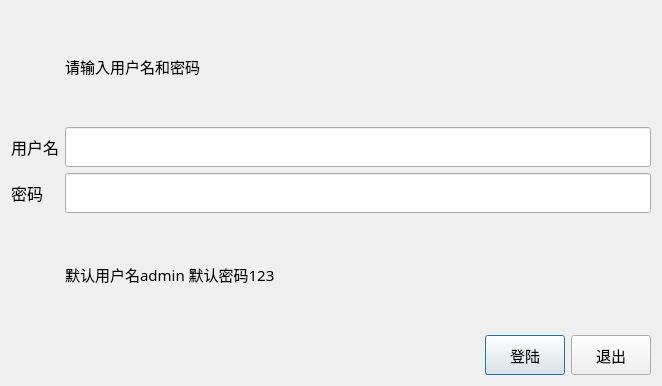
<?xml version="1.0" encoding="UTF-8"?>
<ui version="4.0">
 <class>Dialog</class>
 <widget class="QDialog" name="Dialog">
  <property name="geometry">
   <rect>
    <x>0</x>
    <y>0</y>
    <width>662</width>
    <height>386</height>
   </rect>
  </property>
  <property name="windowTitle">
   <string>登陆窗口</string>
  </property>
  <property name="styleSheet">
   <string notr="true"/>
  </property>
  <layout class="QGridLayout" name="gridLayout">
   <item row="0" column="0">
    <layout class="QGridLayout" name="gridLayout_3">
     <item row="4" column="0">
      <widget class="QLabel" name="label_2">
       <property name="font">
        <font>
         <family>Microsoft YaHei</family>
         <pointsize>12</pointsize>
        </font>
       </property>
       <property name="text">
        <string>密码</string>
       </property>
      </widget>
     </item>
     <item row="3" column="0">
      <widget class="QLabel" name="label">
       <property name="font">
        <font>
         <family>Microsoft YaHei</family>
         <pointsize>12</pointsize>
        </font>
       </property>
       <property name="text">
        <string>用户名</string>
       </property>
      </widget>
     </item>
     <item row="3" column="1">
      <widget class="QLineEdit" name="nameinput">
       <property name="minimumSize">
        <size>
         <width>0</width>
         <height>40</height>
        </size>
       </property>
      </widget>
     </item>
     <item row="4" column="1">
      <widget class="QLineEdit" name="passwordinput">
       <property name="minimumSize">
        <size>
         <width>0</width>
         <height>40</height>
        </size>
       </property>
       <property name="contextMenuPolicy">
        <enum>Qt::DefaultContextMenu</enum>
       </property>
      </widget>
     </item>
     <item row="5" column="1">
      <widget class="QLabel" name="label_3">
       <property name="font">
        <font>
         <family>Microsoft YaHei</family>
         <pointsize>11</pointsize>
        </font>
       </property>
       <property name="text">
        <string>默认用户名admin 默认密码123</string>
       </property>
      </widget>
     </item>
     <item row="6" column="1">
      <layout class="QHBoxLayout" name="horizontalLayout">
       <item>
        <spacer name="horizontalSpacer">
         <property name="orientation">
          <enum>Qt::Horizontal</enum>
         </property>
         <property name="sizeHint" stdset="0">
          <size>
           <width>40</width>
           <height>20</height>
          </size>
         </property>
        </spacer>
       </item>
       <item>
        <widget class="QPushButton" name="pushButton">
         <property name="minimumSize">
          <size>
           <width>0</width>
           <height>40</height>
          </size>
         </property>
         <property name="font">
          <font>
           <family>Microsoft YaHei</family>
           <pointsize>11</pointsize>
          </font>
         </property>
         <property name="text">
          <string>登陆</string>
         </property>
        </widget>
       </item>
       <item>
        <widget class="QPushButton" name="pushButton_2">
         <property name="minimumSize">
          <size>
           <width>0</width>
           <height>40</height>
          </size>
         </property>
         <property name="font">
          <font>
           <family>Microsoft YaHei</family>
           <pointsize>11</pointsize>
          </font>
         </property>
         <property name="text">
          <string>退出</string>
         </property>
        </widget>
       </item>
      </layout>
     </item>
     <item row="1" column="1">
      <widget class="QLabel" name="label_4">
       <property name="minimumSize">
        <size>
         <width>0</width>
         <height>40</height>
        </size>
       </property>
       <property name="font">
        <font>
         <family>Microsoft YaHei</family>
         <pointsize>11</pointsize>
        </font>
       </property>
       <property name="text">
        <string>请输入用户名和密码</string>
       </property>
      </widget>
     </item>
    </layout>
   </item>
  </layout>
 </widget>
 <resources/>
 <connections>
  <connection>
   <sender>pushButton_2</sender>
   <signal>clicked()</signal>
   <receiver>Dialog</receiver>
   <slot>close()</slot>
   <hints>
    <hint type="sourcelabel">
     <x>275</x>
     <y>178</y>
    </hint>
    <hint type="destinationlabel">
     <x>288</x>
     <y>240</y>
    </hint>
   </hints>
  </connection>
 </connections>
</ui>
